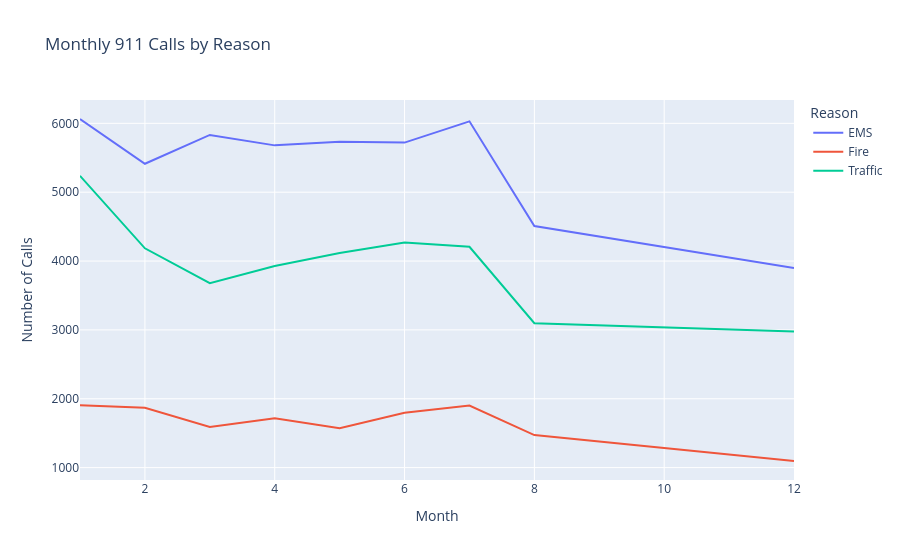

Source (notebook cell):
### Markdown cell above
# Monthly Trend Analysis

## Calls by Month

Monthly analysis helps identify seasonal patterns and changes in emergency activity throughout the year.

Understanding these trends can provide insight into how emergency service demand changes over time.

### Code cell
monthly_reason = pd.crosstab(df['Month'],df['Reason'])

fig = px.line(monthly_reason, title='Monthly 911 Calls by Reason', labels={'Month': 'Month', 'value': 'Number of Calls'})

fig.show()

### Figure 1 — Plotly figure (JSON) as saved in the notebook; plotly's stock layout.template omitted (floating-point values rounded to 4 significant figures)
{"data": [{"hovertemplate": "Reason=EMS<br>Month=%{x}<br>Number of Calls=%{y}<extra></extra>", "legendgroup": "EMS", "line": {"color": "#636efa", "dash": "solid"}, "marker": {"symbol": "circle"}, "mode": "lines", "name": "EMS", "orientation": "v", "showlegend": true, "type": "scatter", "x": [1, 2, 3, 4, 5, 6, 7, 8, 12], "xaxis": "x", "y": [6063, 5413, 5832, 5680, 5734, 5720, 6029, 4508, 3898], "yaxis": "y"}, {"hovertemplate": "Reason=Fire<br>Month=%{x}<br>Number of Calls=%{y}<extra></extra>", "legendgroup": "Fire", "line": {"color": "#EF553B", "dash": "solid"}, "marker": {"symbol": "circle"}, "mode": "lines", "name": "Fire", "orientation": "v", "showlegend": true, "type": "scatter", "x": [1, 2, 3, 4, 5, 6, 7, 8, 12], "xaxis": "x", "y": [1905, 1869, 1590, 1717, 1573, 1796, 1901, 1473, 1096], "yaxis": "y"}, {"hovertemplate": "Reason=Traffic<br>Month=%{x}<br>Number of Calls=%{y}<extra></extra>", "legendgroup": "Traffic", "line": {"color": "#00cc96", "dash": "solid"}, "marker": {"symbol": "circle"}, "mode": "lines", "name": "Traffic", "orientation": "v", "showlegend": true, "type": "scatter", "x": [1, 2, 3, 4, 5, 6, 7, 8, 12], "xaxis": "x", "y": [5237, 4185, 3679, 3929, 4116, 4270, 4207, 3097, 2975], "yaxis": "y"}], "layout": {"legend": {"title": {"text": "Reason"}, "tracegroupgap": 0}, "title": {"text": "Monthly 911 Calls by Reason"}, "xaxis": {"anchor": "y", "domain": [0, 1], "title": {"text": "Month"}}, "yaxis": {"anchor": "x", "domain": [0, 1], "title": {"text": "Number of Calls"}}}}
